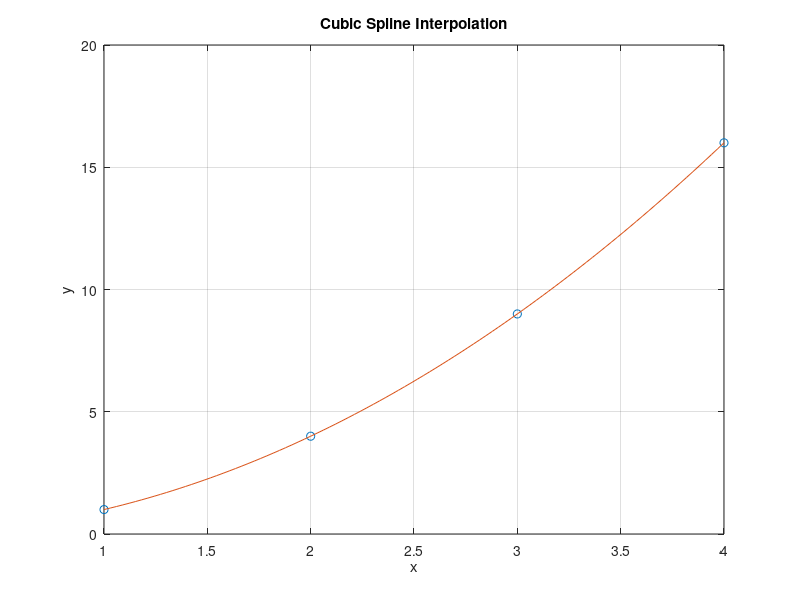

Recreate this plot in MATLAB.
% Define the data points
x = [1, 2, 3, 4];
y = [1, 4, 9, 16];

% Use MATLAB's built-in cubic spline interpolation function
pp = spline(x, y);

% Define the range for interpolation
z = linspace(min(x), max(x), 100);

% Evaluate the polynomial at the given points
P = ppval(pp, z);

% Plot the result
figure;
plot(x, y, 'o', z, P, '-');
title('Cubic Spline Interpolation');
xlabel('x');
ylabel('y');
grid on;

